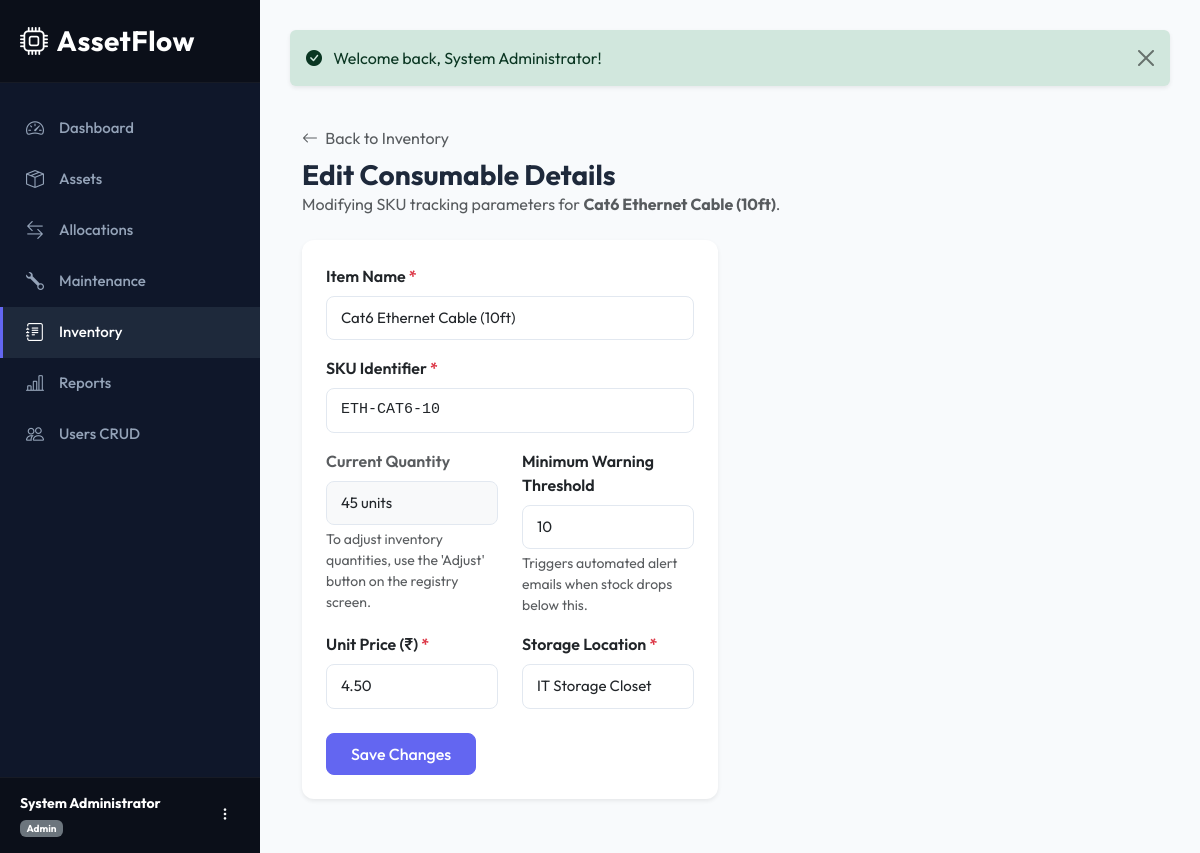
Page /inventory/edit?id=1&action=edit (signed in) on the committed database.
### tables this page shows
CREATE TABLE `inventory` (
  `id` INT AUTO_INCREMENT PRIMARY KEY,
  `name` VARCHAR(150) NOT NULL,
  `sku` VARCHAR(100) NOT NULL UNIQUE,
  `quantity` INT NOT NULL DEFAULT 0,
  `min_threshold` INT NOT NULL DEFAULT 5,
  `unit_price` DECIMAL(12,2) NOT NULL DEFAULT 0.00,
  `location` VARCHAR(150) NOT NULL,
  `created_at` TIMESTAMP DEFAULT CURRENT_TIMESTAMP,
  `updated_at` TIMESTAMP DEFAULT CURRENT_TIMESTAMP ON UPDATE CURRENT_TIMESTAMP
);

### app/core/Controller.php (called while the page is built, shortened)
<?php
abstract class Controller {
    protected function view($view, $data = []) {
        View::render($view, $data);
    }
}

### app/controllers/InventoryController.php (called while the page is built, shortened)
<?php
class InventoryController extends Controller {
    private $invModel;
    public function __construct() {
        $this->invModel = new Inventory();
    }
    public function edit() {
        $id = $_GET['id'] ?? null;
        $item = $this->invModel->getById($id);
        $error = '';
        $action = $_GET['action'] ?? 'edit';
        $this->view('inventory/edit', [
            'title' => 'Update Consumable - ' . $item['sku'],
            'item' => $item,
            'action' => $action,
            'error' => $error
        ]);
    }
}

### public/index.php (called while the page is built, shortened)
<?php
require_once __DIR__ . '/../config/database.php';
require_once __DIR__ . '/../config/autoload.php';
if (file_exists(__DIR__ . '/../vendor/autoload.php')) {
    require_once __DIR__ . '/../vendor/autoload.php';
}
$router = new Router();
$router->add('auth/login',           'AuthController@login');
$router->add('auth/register',        'AuthController@register');
$router->add('auth/logout',          'AuthController@logout');
$router->add('auth/forgot-password', 'AuthController@forgotPassword');
$router->add('auth/reset-password',  'AuthController@resetPassword');
$router->add('dashboard',            'DashboardController@index');
$router->add('assets',               'AssetController@index');
$router->add('assets/create',        'AssetController@create');
$router->add('assets/edit',          'AssetController@edit');
$router->add('assets/view',          'AssetController@show');
$router->add('assets/delete',        'AssetController@delete');
$router->add('allocations',          'AllocationController@index');
$router->add('allocations/create',   'AllocationController@create');
$router->add('allocations/return',   'AllocationController@return');
$router->add('maintenance',          'MaintenanceController@index');
$router->add('maintenance/create',   'MaintenanceController@create');
$router->add('maintenance/edit',     'MaintenanceController@edit');
$router->add('inventory',            'InventoryController@index');
$router->add('inventory/create',     'InventoryController@create');
$router->add('inventory/edit',       'InventoryController@edit');
$router->add('reports',              'ReportController@index');
$router->add('reports/valuation',    'ReportController@valuation');
$router->add('reports/maintenance',  'ReportController@maintenance');
$router->add('reports/utilization',  'ReportController@utilization');
$router->add('reports/export',       'ReportController@export');
$router->add('users',                'UserController@index');
$router->add('users/create',         'UserController@create');
$router->add('users/edit',           'UserController@edit');
$router->add('profile',              'UserController@profile');
$router->add('departments',          'DepartmentController@index');
$router->add('departments/create',   'DepartmentController@create');
$router->add('departments/edit',     'DepartmentController@edit');
$router->add('departments/delete',   'DepartmentController@delete');
$router->add('categories',           'CategoryController@index');
$router->add('categories/create',    'CategoryController@create');
$router->add('categories/edit',      'CategoryController@edit');
$router->add('categories/delete',    'CategoryController@delete');
$router->dispatch($_SERVER['REQUEST_URI']);

### config/autoload.php (called while the page is built, shortened)
<?php
spl_autoload_register(function ($class) {
    $prefix = 'App\\';
    $baseDir = dirname(__DIR__) . '/app/';
    $len = strlen($prefix);
    $relativeClass = substr($class, $len);
    $file = $baseDir . str_replace('\\', '/', $relativeClass) . '.php';
});

### app/core/Database.php (called while the page is built, shortened)
<?php
class Database {
    private static $instance = null;
    public static function getConnection() {
        if (self::$instance === null) {
            try {
                $dsn = "mysql:host=" . DB_HOST . ";port=" . DB_PORT . ";dbname=" . DB_NAME . ";charset=utf8mb4";
                self::$instance = new PDO($dsn, DB_USER, DB_PASS, [
                    PDO::ATTR_ERRMODE => PDO::ERRMODE_EXCEPTION,
                    PDO::ATTR_DEFAULT_FETCH_MODE => PDO::FETCH_ASSOC,
                    PDO::ATTR_EMULATE_PREPARES => false,
                ]);
            } catch (PDOException $e) {
                die("Critical System Error: Unable to establish database connection. Details: " . $e->getMessage());
            }
        }
        return self::$instance;
    }
}

### app/core/Model.php (called while the page is built, shortened)
<?php
abstract class Model {
    public function __construct() {
        $this->db = Database::getConnection();
    }
}

### app/models/Inventory.php (called while the page is built, shortened)
<?php
class Inventory extends Model {
    public function getById($id) {
        $stmt = $this->db->prepare("SELECT * FROM inventory WHERE id = :id LIMIT 1");
        $stmt->execute([':id' => $id]);
        return $stmt->fetch();
    }
}

### app/views/inventory/edit.php (the view, shortened to what this page needs)
<div class="container-fluid py-4">
    <div class="mb-4">
        <a href="<?php echo BASE_URL; ?>/inventory" class="text-decoration-none text-muted"><i class="bi bi-arrow-left me-1"></i> Back to Inventory</a>
        <?php if ($action === 'adjust'): ?>
            <h1 class="h3 mt-2 mb-0 fw-bold">Stock Quantity Adjustment</h1>
            <p class="text-muted">Increment or decrement physical stock levels for item: <strong><?php echo htmlspecialchars($item['name']); ?></strong>.</p>
        <?php else: ?>
            <h1 class="h3 mt-2 mb-0 fw-bold">Edit Consumable Details</h1>
            <p class="text-muted">Modifying SKU tracking parameters for <strong><?php echo htmlspecialchars($item['name']); ?></strong>.</p>
        <?php endif; ?>
    </div>
    <div class="row">
        <div class="col-lg-8 col-xl-6">
            <div class="card shadow-sm border-0">
                <div class="card-body p-4">
                    <?php if ($action === 'adjust'): ?>
                        <form action="<?php echo BASE_URL; ?>/inventory/edit?id=<?php echo $item['id']; ?>&action=adjust" method="POST">
                            <input type="hidden" name="csrf_token" value="<?php echo Session::generateCSRFToken(); ?>">
                            <div class="mb-3">
                                <label class="form-label fw-semibold text-muted font-monospace small">SKU IDENTIFIER</label>
                                <input type="text" class="form-control bg-light font-monospace" value="<?php echo htmlspecialchars($item['sku']); ?>" readonly>
                            </div>
                            <div class="mb-3">
                                <label class="form-label fw-semibold text-muted font-monospace small">CURRENT STOCK</label>
                                <input type="text" class="form-control bg-light fw-bold text-indigo" value="<?php echo htmlspecialchars($item['quantity']); ?> units" readonly>
                            </div>
                            <div class="mb-3">
                                <label for="quantity_change" class="form-label fw-semibold">Adjustment Quantity <span class="text-danger">*</span></label>
                                <input type="number" class="form-control" id="quantity_change" name="quantity_change" placeholder="e.g. +10 or -5" required autofocus>
                                <div class="form-text">Input positive integers to add units, negative integers to subtract.</div>
                            </div>
                            <div class="mb-4">
                                <label for="reason" class="form-label fw-semibold">Reason for Adjustment</label>
                                <input type="text" class="form-control" id="reason" name="reason" placeholder="e.g. replenishment shipment, project release">
                            </div>
                            <button type="submit" class="btn btn-success px-4 py-2">Save Stock Level</button>
                        </form>
                    <?php else: ?>
                        <form action="<?php echo BASE_URL; ?>/inventory/edit?id=<?php echo $item['id']; ?>&action=edit" method="POST">
                            <div class="mb-3">
                                <label for="name" class="form-label fw-semibold">Item Name <span class="text-danger">*</span></label>
                                <input type="text" class="form-control" id="name" name="name" required value="<?php echo htmlspecialchars($item['name']); ?>">
                            </div>
                            <div class="mb-3">
                                <label for="sku" class="form-label fw-semibold">SKU Identifier <span class="text-danger">*</span></label>
                                <input type="text" class="form-control font-monospace" id="sku" name="sku" required value="<?php echo htmlspecialchars($item['sku']); ?>">
                            </div>
                            <div class="row mb-3">
                                <div class="col-md-6 mb-3 mb-md-0">
                                    <label class="form-label fw-semibold text-muted">Current Quantity</label>
                                    <input type="text" class="form-control bg-light" value="<?php echo htmlspecialchars($item['quantity']); ?> units" readonly>
                                    <div class="form-text">To adjust inventory quantities, use the 'Adjust' button on the registry screen.</div>
                                </div>
                                <div class="col-md-6">
                                    <label for="min_threshold" class="form-label fw-semibold">Minimum Warning Threshold</label>
                                    <input type="number" min="0" class="form-control" id="min_threshold" name="min_threshold" value="<?php echo htmlspecialchars($item['min_threshold']); ?>">
                                    <div class="form-text">Triggers automated alert emails when stock drops below this.</div>
                                </div>
                            </div>
                            <div class="row mb-4">
                                <div class="col-md-6 mb-3 mb-md-0">
                                    <label for="unit_price" class="form-label fw-semibold">Unit Price (₹) <span class="text-danger">*</span></label>
                                    <input type="number" step="0.01" min="0" class="form-control" id="unit_price" name="unit_price" required value="<?php echo htmlspecialchars($item['unit_price']); ?>">
                                </div>
                                <div class="col-md-6">
                                    <label for="location" class="form-label fw-semibold">Storage Location <span class="text-danger">*</span></label>
                                    <input type="text" class="form-control" id="location" name="location" required value="<?php echo htmlspecialchars($item['location']); ?>">
                                </div>
                            </div>
                            <button type="submit" class="btn btn-primary px-4 py-2">Save Changes</button>
                        </form>
                    <?php endif; ?>
                </div>
            </div>
        </div>
    </div>
</div>

### public/css/style.css (style rules this page uses)
:root { --primary-bg: #f8fafc; --sidebar-bg: #0f172a; --sidebar-hover: #1e293b; --accent-color: #6366f1; --accent-hover: #4f46e5; --card-shadow: 0 4px 20px -2px rgba(0, 0, 0, 0.05), 0 2px 5px -1px rgba(0, 0, 0, 0.03); --hover-transition: all 0.25s cubic-bezier(0.4, 0, 0.2, 1); --text-main: #1e293b; --text-muted: #64748b; --border-color: #e2e8f0; }
body { font-family: 'Outfit', -apple-system, BlinkMacSystemFont, "Segoe UI", Roboto, sans-serif; background-color: var(--primary-bg); color: var(--text-main); overflow-x: hidden; }
.card { border: none; border-radius: 12px; box-shadow: var(--card-shadow); transition: var(--hover-transition); background: #fff; }
.btn-primary { background-color: var(--accent-color); border-color: var(--accent-color); font-weight: 500; padding: 8px 16px; border-radius: 8px; transition: var(--hover-transition); }
.form-control, .form-select { padding: 10px 14px; border-radius: 8px; border: 1px solid var(--border-color); font-size: 15px; transition: var(--hover-transition); }

### rows in the picture
inventory: name "Cat6 Ethernet Cable (10ft)", sku "ETH-CAT6-10", quantity "45 units", min_threshold "10", unit_price "4.50", location "IT Storage Closet"

### other values in the picture
$userName "System Administrator"
$role "Admin"
Session::getFlash('success') "Welcome back, System Administrator!"
